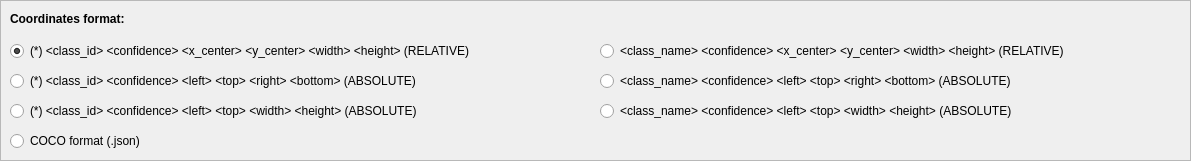
  <widget class="QFrame" name="frame_4">
   <property name="geometry">
    <rect>
     <x>10</x>
     <y>420</y>
     <width>1191</width>
     <height>161</height>
    </rect>
   </property>
   <property name="frameShape">
    <enum>QFrame::StyledPanel</enum>
   </property>
   <property name="frameShadow">
    <enum>QFrame::Raised</enum>
   </property>
   <widget class="QRadioButton" name="rad_det_ci_format_text_yolo_rel">
    <property name="geometry">
     <rect>
      <x>10</x>
      <y>40</y>
      <width>581</width>
      <height>22</height>
     </rect>
    </property>
    <property name="toolTip">
     <string/>
    </property>
    <property name="text">
     <string>(*) &lt;class_id&gt; &lt;confidence&gt; &lt;x_center&gt; &lt;y_center&gt; &lt;width&gt; &lt;height&gt; (RELATIVE)</string>
    </property>
    <property name="checked">
     <bool>true</bool>
    </property>
   </widget>
   <widget class="QLabel" name="lbl_detections_dir_5">
    <property name="geometry">
     <rect>
      <x>10</x>
      <y>10</y>
      <width>151</width>
      <height>17</height>
     </rect>
    </property>
    <property name="font">
     <font>
      <weight>75</weight>
      <bold>true</bold>
     </font>
    </property>
    <property name="text">
     <string>Coordinates format:</string>
    </property>
   </widget>
   <widget class="QRadioButton" name="rad_det_ci_format_text_xywh_abs">
    <property name="geometry">
     <rect>
      <x>10</x>
      <y>100</y>
      <width>531</width>
      <height>22</height>
     </rect>
    </property>
    <property name="text">
     <string>(*) &lt;class_id&gt; &lt;confidence&gt; &lt;left&gt; &lt;top&gt; &lt;width&gt; &lt;height&gt; (ABSOLUTE)</string>
    </property>
   </widget>
   <widget class="QRadioButton" name="rad_det_ci_format_text_xyx2y2_abs">
    <property name="geometry">
     <rect>
      <x>10</x>
      <y>70</y>
      <width>531</width>
      <height>22</height>
     </rect>
    </property>
    <property name="text">
     <string>(*) &lt;class_id&gt; &lt;confidence&gt; &lt;left&gt; &lt;top&gt; &lt;right&gt; &lt;bottom&gt; (ABSOLUTE)</string>
    </property>
    <property name="checked">
     <bool>false</bool>
    </property>
   </widget>
   <widget class="QRadioButton" name="rad_det_format_coco_json">
    <property name="geometry">
     <rect>
      <x>10</x>
      <y>130</y>
      <width>181</width>
      <height>22</height>
     </rect>
    </property>
    <property name="toolTip">
     <string>&lt;html&gt;&lt;head/&gt;&lt;body&gt;&lt;p&gt;&lt;span style=&quot; font-weight:600;&quot;&gt;Format:&lt;/span&gt; A unique json file containing all detections of the dataset in the COCO detection format as described at&lt;span style=&quot; font-weight:600;&quot;/&gt;&lt;a href=&quot;https://cocodataset.org/#format-results&quot;&gt;&lt;span style=&quot; text-decoration: underline; color:#0000ff;&quot;&gt;https://cocodataset.org/#format-results&lt;/span&gt;&lt;/a&gt;</string>
    </property>
    <property name="text">
     <string>COCO format (.json)</string>
    </property>
   </widget>
   <widget class="QRadioButton" name="rad_det_cn_format_text_xyx2y2_abs">
    <property name="geometry">
     <rect>
      <x>600</x>
      <y>70</y>
      <width>531</width>
      <height>22</height>
     </rect>
    </property>
    <property name="text">
     <string>&lt;class_name&gt; &lt;confidence&gt; &lt;left&gt; &lt;top&gt; &lt;right&gt; &lt;bottom&gt; (ABSOLUTE)</string>
    </property>
    <property name="checked">
     <bool>false</bool>
    </property>
   </widget>
   <widget class="QRadioButton" name="rad_det_cn_format_text_yolo_rel">
    <property name="geometry">
     <rect>
      <x>600</x>
      <y>40</y>
      <width>591</width>
      <height>22</height>
     </rect>
    </property>
    <property name="text">
     <string>&lt;class_name&gt; &lt;confidence&gt; &lt;x_center&gt; &lt;y_center&gt; &lt;width&gt; &lt;height&gt; (RELATIVE)</string>
    </property>
    <property name="checked">
     <bool>false</bool>
    </property>
   </widget>
   <widget class="QRadioButton" name="rad_det_cn_format_text_xywh_abs">
    <property name="geometry">
     <rect>
      <x>600</x>
      <y>100</y>
      <width>531</width>
      <height>22</height>
     </rect>
    </property>
    <property name="text">
     <string>&lt;class_name&gt; &lt;confidence&gt; &lt;left&gt; &lt;top&gt; &lt;width&gt; &lt;height&gt; (ABSOLUTE)</string>
    </property>
   </widget>
  </widget>
